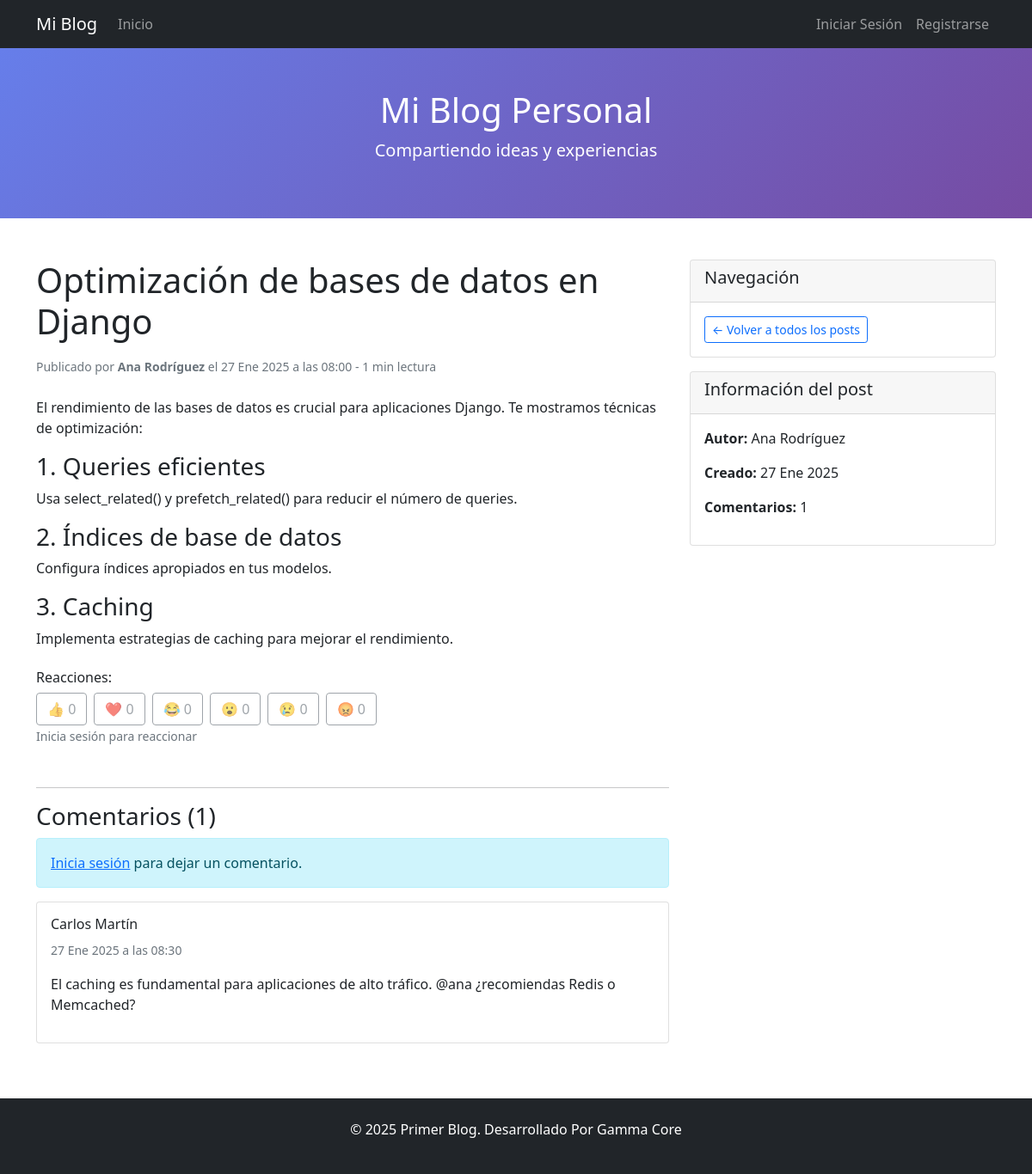
The app's page /post/optimizacion-bases-datos-django/ with its own data.
### blog/models.py (models this page shows, shortened)
class Post(models.Model):
    title = models.CharField(max_length=200, verbose_name='Título')
    slug = models.SlugField(max_length=200, unique=True)
    author = models.ForeignKey(User, on_delete=models.CASCADE, verbose_name='Autor')
    content = RichTextField(verbose_name='Contenido')
    excerpt = models.TextField(max_length=300, blank=True, verbose_name='Resumen')
    cover_image = models.ImageField(upload_to='posts/', blank=True, null=True, verbose_name='Imagen de portada')
    tags = TaggableManager(verbose_name='Etiquetas')
    created_date = models.DateTimeField(default=timezone.now, verbose_name='Fecha de creación')
    published_date = models.DateTimeField(blank=True, null=True, verbose_name='Fecha de publicación')
    published = models.BooleanField(default=False, verbose_name='Publicado')
    class Meta:
        ordering = ['-created_date']
        verbose_name = 'Post'
        verbose_name_plural = 'Posts'
    @property
    def reading_time(self):
        text = strip_tags(self.content or "")
        word_count = len(text.split())
        minutes = math.ceil(word_count / 200) if word_count > 0 else 1
        return max(1, int(minutes))
    def get_rating_count(self):
        return self.reviews.count()
    def get_approved_comments_count(self):
        return self.comments.filter(is_approved=True).count()

class Comment(models.Model):
    post = models.ForeignKey(Post, on_delete=models.CASCADE, related_name='comments')
    author = models.ForeignKey(User, on_delete=models.CASCADE, verbose_name='Autor', null=True, blank=True)
    name = models.CharField(max_length=100, verbose_name='Nombre', blank=True)
    email = models.EmailField(verbose_name='Email', blank=True)
    content = models.TextField(verbose_name='Comentario')
    created_date = models.DateTimeField(auto_now_add=True, verbose_name='Fecha')
    is_approved = models.BooleanField(default=False, verbose_name='Aprobado')
    pinned = models.BooleanField(default=False, verbose_name='Fijado')
    class Meta:
        ordering = ['created_date']
        verbose_name = 'Comentario'
        verbose_name_plural = 'Comentarios'

### blog/views.py (the view, shortened to what this page needs)
# urls.py: path('post/<slug:slug>/', views.post_detail, name='post_detail'),
def post_detail(request, slug):
    post = get_object_or_404(Post, slug=slug, published=True)
    comments = post.comments.filter(is_approved=True).annotate(
        score=models.Sum('votes__vote')
    ).order_by('-pinned', '-score', 'created_date')
    new_comment = None
    user_review = None
    user_reaction = None
    can_moderate = False
    if request.user.is_authenticated and request.user == post.author:
        can_moderate = True
        comments = post.comments.all().annotate(
            score=models.Sum('votes__vote')
        ).order_by('-pinned', '-score', 'created_date')
    if request.method == 'POST':
        if 'comment' in request.POST:
            if not request.user.is_authenticated:
                messages.error(request, 'Debes iniciar sesión para comentar.')
                return redirect('blog:login')
            comment_form = CommentForm(data=request.POST)
            if comment_form.is_valid():
                new_comment = comment_form.save(commit=False)
                new_comment.post = post
                new_comment.author = request.user
                new_comment.save()
                detect_mentions(new_comment.content, post, request.user)
                send_comment_notification(post, request.user)
                messages.success(request, '¡Tu comentario ha sido añadido y está pendiente de aprobación!')
                return redirect('blog:post_detail', slug=post.slug)
        else:
            comment_form = CommentForm()
        if 'review' in request.POST:
            if not request.user.is_authenticated:
                messages.error(request, 'Debes iniciar sesión para calificar.')
                return redirect('blog:login')
            review_form = ReviewForm(data=request.POST)
            if review_form.is_valid():
                review, created = Review.objects.get_or_create(
                    post=post,
                    user=request.user,
                    defaults=review_form.cleaned_data
                )
                if not created:
                    review.rating = review_form.cleaned_data['rating']
                    review.comment = review_form.cleaned_data['comment']
                    review.save()
                    messages.success(request, '¡Tu calificación ha sido actualizada!')
                else:
                    messages.success(request, '¡Gracias por tu calificación!')
                return redirect('blog:post_detail', slug=post.slug)
        else:
            review_form = ReviewForm()
    else:
        comment_form = CommentForm()
        review_form = ReviewForm()
    comment_votes = {}
    if request.user.is_authenticated:
        for comment in comments:
            comment_votes[comment.id] = comment.get_user_vote(request.user)
    return render(request, 'blog/post_detail.html', {
        'post': post,
        'comments': comments,
        'approved_comments_count': post.get_approved_comments_count(),
        'new_comment': new_comment,
        'comment_form': comment_form,
        'review_form': review_form,
        'user_review': user_review,
        'user_reaction': user_reaction,
        'can_moderate': can_moderate,
        'reaction_types': Reaction.REACTION_TYPES,
        'comment_votes': comment_votes
    })

### blog/templates/blog/post_detail.html (shortened to what this page needs)
{% extends 'base.html' %}
{% block content %}
<div class="row">
    <div class="col-md-8">
        <article class="mb-5">
            <h1 class="mb-3">{{ post.title }}</h1>
            <div class="text-muted mb-4">
                <small>
                    Publicado por <strong>{{ post.author.first_name }} {{ post.author.last_name }}</strong>
                    el {{ post.published_date|date:"d M Y \a \l\a\s H:i" }} - {{ post.reading_time }} min lectura
                </small>
            </div>
            <div class="post-content">
                {{ post.content|safe }}
            </div>
            <div class="reactions-section mt-4 mb-4">
                <h6>Reacciones:</h6>
                <div class="reactions-container d-flex gap-2 flex-wrap">
                    {% for reaction_type, reaction_label in reaction_types %}
                        {% if user.is_authenticated %}
                            <button class="btn btn-outline-secondary reaction-btn"
                                    data-reaction="{{ reaction_type }}"
                                    data-post-slug="{{ post.slug }}">
                                <span class="reaction-emoji">{{ reaction_type }}</span>
                                <span class="reaction-count" id="count-{{ reaction_type }}">0</span>
                            </button>
                        {% else %}
                            <div class="btn btn-outline-secondary disabled" title="Inicia sesión para reaccionar">
                                <span class="reaction-emoji">{{ reaction_type }}</span>
                                <span class="reaction-count" id="count-{{ reaction_type }}">0</span>
                            </div>
                        {% endif %}
                    {% endfor %}
                </div>
                {% if not user.is_authenticated %}
                    <small class="text-muted">Inicia sesión para reaccionar</small>
                {% endif %}
            </div>
        </article>
        <hr>
        <div class="comments-section">
            <h3>Comentarios ({{ approved_comments_count }})</h3>
            {% if user.is_authenticated %}
                <div class="card mb-4">
                    <div class="card-header">
                        <h5>Deja tu comentario</h5>
                    </div>
                    <div class="card-body">
                        <form method="post">
                            {% csrf_token %}
                            <input type="hidden" name="comment" value="1">
                            <div class="mb-3">
                                {{ comment_form.content }}
                            </div>
                            <button type="submit" class="btn btn-success">
                                <i class="fas fa-comment"></i> Publicar comentario
                            </button>
                        </form>
                    </div>
                </div>
            {% else %}
                <div class="alert alert-info">
                    <a href="{% url 'blog:login' %}">Inicia sesión</a> para dejar un comentario.
                </div>
            {% endif %}
            {% for comment in comments %}
                <div class="card mb-3 {% if not comment.is_approved %}border-warning{% endif %} {% if comment.pinned %}border-primary{% endif %}">
                    <div class="card-body">
                        <div class="d-flex justify-content-between align-items-start">
                            <div class="flex-grow-1">
                                <h6 class="card-title">
                                    {{ comment.author.first_name }} {{ comment.author.last_name }}
                                </h6>
                                <small class="text-muted">{{ comment.created_date|date:"d M Y \a \l\a\s H:i" }}</small>
                            </div>
                        </div>
                        <p class="card-text mt-2">{{ comment.content|linebreaks }}</p>
                    </div>
                </div>
            {% empty %}
                <div class="alert alert-info">
                    <p>No hay comentarios aún. ¡Sé el primero en comentar!</p>
                </div>
            {% endfor %}
        </div>
    </div>
    <div class="col-md-4">
        <div class="card mb-3">
            <div class="card-header">
                <h5>Navegación</h5>
            </div>
            <div class="card-body">
                <a href="{% url 'blog:post_list' %}" class="btn btn-outline-primary btn-sm">
                    ← Volver a todos los posts
                </a>
            </div>
        </div>
        <div class="card">
            <div class="card-header">
                <h5>Información del post</h5>
            </div>
            <div class="card-body">
                <p><strong>Autor:</strong> {{ post.author.first_name }} {{ post.author.last_name }}</p>
                <p><strong>Creado:</strong> {{ post.created_date|date:"d M Y" }}</p>
                <p><strong>Comentarios:</strong> {{ comments.count }}</p>
            </div>
        </div>
    </div>
</div>
{% endblock %}

### records on screen
Post: title "Optimización de bases de datos en Django", author.first_name "Ana", author.last_name "Rodríguez", published_date "27 Ene 2025 a las 08:00", reading_time "1", content "El rendimiento de las bases de datos es crucial para aplicaciones Django. Te mostramos técnicas de optimización: 1. Queries eficientes Usa select_related() y prefetch_related() para reducir el número de queries. 2. Índices de base de datos Configura índices apropiados en tus modelos. 3. Caching Implementa estrategias de caching para mejorar el rendimiento.", created_date "27 Ene 2025"
Comment: author.first_name "Carlos", author.last_name "Martín", created_date "27 Ene 2025 a las 08:30", content "El caching es fundamental para aplicaciones de alto tráfico. @ana ¿recomiendas Redis o Memcached?"

### other values on screen
{{ reaction_type }} "👍" "❤️" "😂" "😮" "😢" "😡"
{{ approved_comments_count }} "1"
{{ comments.count }} "1"
